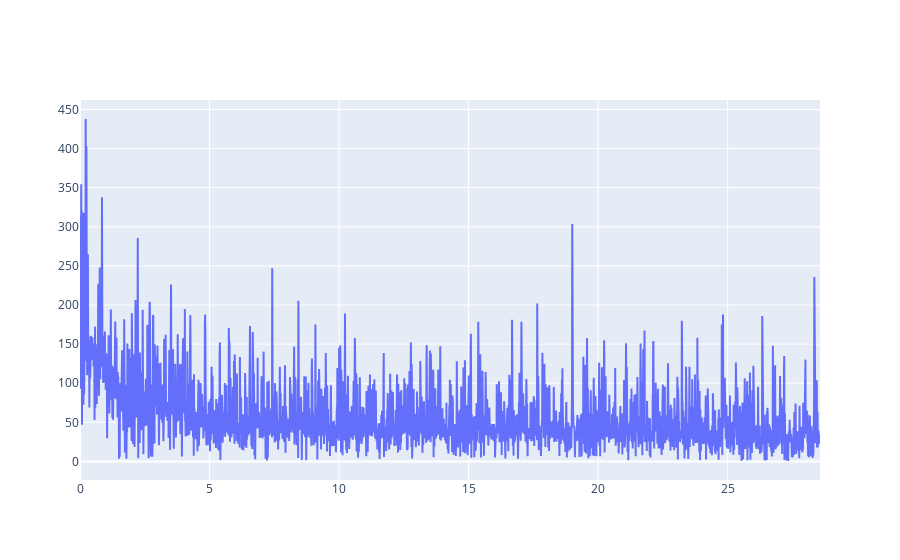

Source (notebook cell):
### Code cell
step = np.linspace(0, 100, 10500)

fig2 = go.Figure()
fig2.add_trace(go.Scatter(x=step, y=np.array(loss_values), mode='lines', name='loss'))

fig2.show()

### Figure 1 — Plotly figure (JSON) as saved in the notebook; plotly's stock layout.template omitted (floating-point values rounded to 4 significant figures; data arrays with more than 128 entries replaced by an {"elided": "..."} marker saying what was removed)
{"data": [{"mode": "lines", "name": "loss", "type": "scatter", "x": {"elided": "10500 float values"}, "y": {"elided": "3000 float values"}}], "layout": {}}
